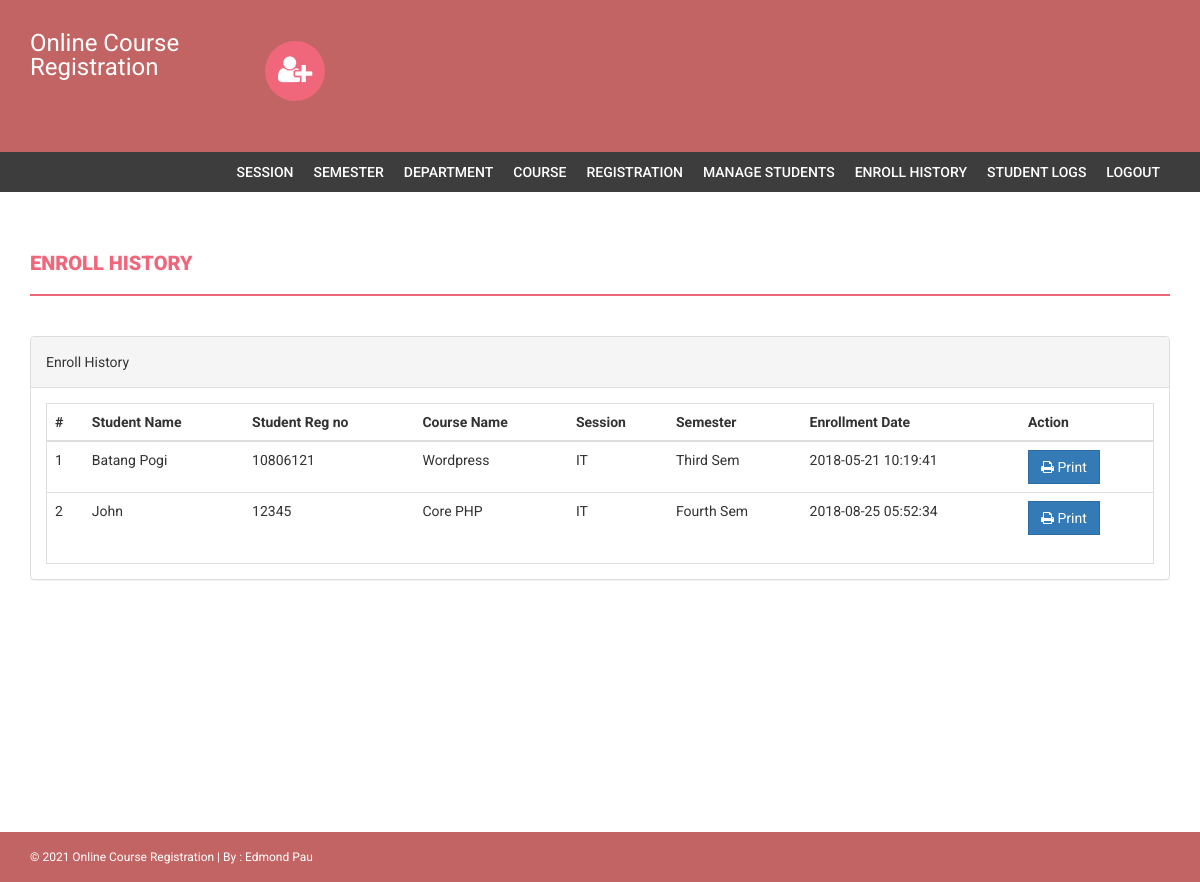
/onlinecourse/admin/enroll-history.php (signed in), run on the app's committed database.
### tables this page shows
CREATE TABLE `courseenrolls` (
  `id` int(11) NOT NULL,
  `studentRegno` varchar(255) DEFAULT NULL,
  `pincode` varchar(255) DEFAULT NULL,
  `session` int(11) DEFAULT NULL,
  `department` int(11) DEFAULT NULL,
  `level` int(11) DEFAULT NULL,
  `semester` int(11) DEFAULT NULL,
  `course` int(11) DEFAULT NULL,
  `enrollDate` timestamp NULL DEFAULT CURRENT_TIMESTAMP
);

CREATE TABLE `students` (
  `StudentRegno` varchar(255) NOT NULL,
  `studentPhoto` varchar(255) DEFAULT NULL,
  `password` varchar(255) DEFAULT NULL,
  `studentName` varchar(255) DEFAULT NULL,
  `pincode` varchar(255) DEFAULT NULL,
  `session` varchar(255) DEFAULT NULL,
  `department` varchar(255) DEFAULT NULL,
  `semester` varchar(255) DEFAULT NULL,
  `cgpa` decimal(10,2) DEFAULT NULL,
  `creationdate` timestamp NULL DEFAULT CURRENT_TIMESTAMP,
  `updationDate` varchar(255) DEFAULT NULL
);

CREATE TABLE `course` (
  `id` int(11) NOT NULL,
  `courseCode` varchar(255) DEFAULT NULL,
  `courseName` varchar(255) DEFAULT NULL,
  `courseUnit` varchar(255) DEFAULT NULL,
  `noofSeats` int(11) DEFAULT NULL,
  `creationDate` timestamp NULL DEFAULT CURRENT_TIMESTAMP,
  `updationDate` varchar(255) DEFAULT NULL
);

CREATE TABLE `department` (
  `id` int(11) NOT NULL,
  `department` varchar(255) DEFAULT NULL,
  `creationDate` timestamp NULL DEFAULT CURRENT_TIMESTAMP
);

CREATE TABLE `semester` (
  `id` int(11) NOT NULL,
  `semester` varchar(255) DEFAULT NULL,
  `creationDate` timestamp NULL DEFAULT CURRENT_TIMESTAMP,
  `updationDate` varchar(255) DEFAULT NULL
);

### onlinecourse/admin/enroll-history.php (the view, shortened to what this page needs)
<?php
if(strlen($_SESSION['alogin'])==0)
    {
header('location:index.php');
}
else{
?>
<!DOCTYPE html>
<html xmlns="http://www.w3.org/1999/xhtml">
<head>
    <link href="assets/css/bootstrap.css" rel="stylesheet" />
    <link href="assets/css/font-awesome.css" rel="stylesheet" />
    <link href="assets/css/style.css" rel="stylesheet" />
</head>
<body>
<?php include('includes/header.php');?>
<?php if($_SESSION['alogin']!="")
{
 include('includes/menubar.php');
}
 ?>
    <div class="content-wrapper">
        <div class="container">
              <div class="row">
                    <div class="col-md-12">
                        <h1 class="page-head-line">Enroll History  </h1>
                    </div>
                </div>
                <div class="row" >
                <div class="col-md-12">
                    <div class="panel panel-default">
                        <div class="panel-heading">
                           Enroll History
                        </div>
                        <div class="panel-body">
                            <div class="table-responsive table-bordered">
                                <table class="table">
                                    <thead>
                                        <tr>
                                            <th>#</th>
                                                 <th>Student Name </th>
                                                    <th>Student Reg no </th>
                                            <th>Course Name </th>
                                            <th>Session </th>
                                                <th>Semester</th>
                                             <th>Enrollment Date</th>
                                             <th>Action</th>
                                        </tr>
                                    </thead>
                                    <tbody>
<?php
$sql=mysqli_query($con,"select courseenrolls.course as cid, course.courseName as courname,session.session as session,department.department as dept,courseenrolls.enrollDate as edate ,semester.semester as sem,students.studentName as sname,students.StudentRegno as sregno from courseenrolls join course on course.id=courseenrolls.course join session on session.id=courseenrolls.session join department on department.id=courseenrolls.department   join semester on semester.id=courseenrolls.semester join students on students.StudentRegno=courseenrolls.studentRegno ");
$cnt=1;
while($row=mysqli_fetch_array($sql))
{
?>
                                        <tr>
                                            <td><?php echo $cnt;?></td>
                                              <td><?php echo htmlentities($row['sname']);?></td>
                                            <td><?php echo htmlentities($row['sregno']);?></td>
                                            <td><?php echo htmlentities($row['courname']);?></td>
                                            <td><?php echo htmlentities($row['dept']);?></td>
                                            <td><?php echo htmlentities($row['sem']);?></td>
                                             <td><?php echo htmlentities($row['edate']);?></td>
                                            <td>
                                            <a href="print.php?id=<?php echo $row['cid']?>" target="_blank">
<button class="btn btn-primary"><i class="fa fa-print "></i> Print</button> </a>
                                            </td>
                                        </tr>
<?php
$cnt++;
} ?>
                                    </tbody>
                                </table>
                            </div>
                        </div>
                    </div>
                </div>
            </div>
        </div>
    </div>
  <?php include('includes/footer.php');?>
</body>
</html>
<?php } ?>

### onlinecourse/admin/includes/header.php (shortened to what this page needs)
<div class="navbar navbar-inverse set-radius-zero">
    <div class="container">
        <div class="navbar-header">
             <a class="navbar-brand" href="#" style="color:#fff; font-size:24px;4px; line-height:24px; ">
               Online Course Registration
            </a>
        </div>
        <div class="left-div">
            <i class="fa fa-user-plus login-icon" ></i>
    </div>
        </div>
    </div>

### onlinecourse/admin/includes/menubar.php
<section class="menu-section">
        <div class="container">
            <div class="row">
                <div class="col-md-12">
                    <div class="navbar-collapse collapse ">
                        <ul id="menu-top" class="nav navbar-nav navbar-right">
                            <li><a href="session.php">Session</a></li>
                            <li><a href="semester.php">Semester </a></li>
                            <li><a   href="department.php">Department</a></li>
                             <li><a href="course.php">Course</a></li>
                              <li><a href="student-registration.php">Registration</a></li>
                               <li><a href="manage-students.php">Manage Students</a></li>
                               <li><a href="enroll-history.php">Enroll History</a></li>
                               <li><a href="user-log.php">Student Logs </a></li>
                            <li><a href="logout.php">Logout</a></li>
                        </ul>
                    </div>
                </div>
            </div>
        </div>
    </section>

### onlinecourse/admin/includes/footer.php
<footer>
        <div class="container">
            <div class="row">
                <div class="col-md-12">
                    &copy; 2021 Online Course Registration | By : <a href="http://www.edmondpau.com/" target="_blank">Edmond Pau</a>
                </div>
            </div>
        </div>
    </footer>

### onlinecourse/admin/assets/css/style.css (style rules this page uses)
body { font-family: 'Roboto', sans-serif; line-height: 30px; }
.set-radius-zero { border-radius: 0px; -moz-border-radius: 0px; -webkit-border-radius: 0px; }
.content-wrapper { margin-top: 40px; min-height: 600px; padding-bottom: 60px; }
.page-head-line { font-weight: 900; padding-bottom: 20px; border-bottom: 2px solid #F0677C; text-transform: uppercase; color: #F0677C; font-size: 20px; margin-bottom: 40px; }
.btn { border-radius: 0px; -webkit-border-radius: 0px; -moz-border-radius: 0px; }
.login-icon { height: 60px; width: 60px; padding: 13px; border-radius: 50%; font-size: 30px; margin-bottom: 20px; color: #fff; text-align: center; cursor:pointer; background-color:#F0677C; -webkit-border-radius:50%; -moz-border-radius:50%; }
.left-div { padding-left: 30px; margin-top: 40px; margin-bottom: 30px; }
.navbar-brand { width: 250px; padding-top: 30px; }
.menu-section { background-color: #3D3D3D; }
#menu-top a { color: #FFF; text-decoration: none; font-weight: 500; padding: 10px 10px 10px 10px; text-transform: uppercase; }
.navbar-inverse { background-color: #C36464; border-color: transparent; }
.navbar { margin-bottom: 0px; }
footer { padding: 10px; color: #fff; font-size: 12px; background-color: #C36464; }
footer a, footer a:hover { color: #fff; text-decoration: none; }

### data on the page
courseenrolls: students.studentName "Batang Pogi", students.StudentRegno "10806121", course.courseName "Wordpress", department.department "IT", semester.semester "Third Sem", enrollDate "2018-05-21 10:19:41"
courseenrolls: students.studentName "John", students.StudentRegno "12345", course.courseName "Core PHP", department.department "IT", semester.semester "Fourth Sem", enrollDate "2018-08-25 05:52:34"
